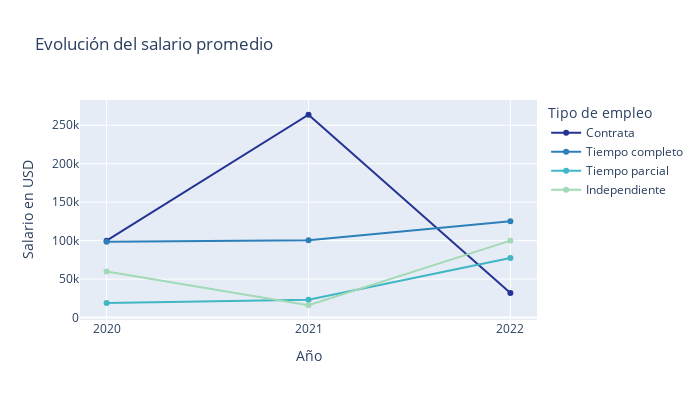

The cell this chart's notebook holds for it:
### Code cell
fig = px.line(data3, x="work_year", y="salary_in_usd",
              labels={'work_year':'Año', 'salary_in_usd': 'Salario en USD','employment_type':'Tipo de empleo'},
              width=700,height=400,
              color='employment_type', markers=True,
              title='Evolución del salario promedio',
              category_orders={ 'employment_type':['CT', 'FT', 'PT','FL']},
               color_discrete_sequence=("#253494","#2c7fb8","#41b6c4","#a1dab4"),
              )
fig.update_xaxes(type='category')

newnames = {'CT':'Contrata','FT': 'Tiempo completo', 'PT':'Tiempo parcial','FL':'Independiente',};
fig.for_each_trace(lambda t: t.update(name = newnames[t.name]))
fig.show()

### Figure 1 — Plotly figure (JSON) as saved in the notebook; plotly's stock layout.template omitted (floating-point values rounded to 4 significant figures)
{"data": [{"hovertemplate": "Tipo de empleo=CT<br>Año=%{x}<br>Salario en USD=%{y}<extra></extra>", "legendgroup": "CT", "line": {"color": "#253494", "dash": "solid"}, "marker": {"symbol": "circle"}, "mode": "lines+markers", "name": "Contrata", "orientation": "v", "showlegend": true, "type": "scatter", "x": [2020, 2021, 2022], "xaxis": "x", "y": [100000, 263700.0, 31875], "yaxis": "y"}, {"hovertemplate": "Tipo de empleo=FT<br>Año=%{x}<br>Salario en USD=%{y}<extra></extra>", "legendgroup": "FT", "line": {"color": "#2c7fb8", "dash": "solid"}, "marker": {"symbol": "circle"}, "mode": "lines+markers", "name": "Tiempo completo", "orientation": "v", "showlegend": true, "type": "scatter", "x": [2020, 2021, 2022], "xaxis": "x", "y": [98540.0, 100500.0, 125200.0], "yaxis": "y"}, {"hovertemplate": "Tipo de empleo=PT<br>Año=%{x}<br>Salario en USD=%{y}<extra></extra>", "legendgroup": "PT", "line": {"color": "#41b6c4", "dash": "solid"}, "marker": {"symbol": "circle"}, "mode": "lines+markers", "name": "Tiempo parcial", "orientation": "v", "showlegend": true, "type": "scatter", "x": [2020, 2021, 2022], "xaxis": "x", "y": [18820.0, 23020.0, 77480.0], "yaxis": "y"}, {"hovertemplate": "Tipo de empleo=FL<br>Año=%{x}<br>Salario en USD=%{y}<extra></extra>", "legendgroup": "FL", "line": {"color": "#a1dab4", "dash": "solid"}, "marker": {"symbol": "circle"}, "mode": "lines+markers", "name": "Independiente", "orientation": "v", "showlegend": true, "type": "scatter", "x": [2020, 2021, 2022], "xaxis": "x", "y": [60000, 16000, 100000], "yaxis": "y"}], "layout": {"height": 400, "legend": {"title": {"text": "Tipo de empleo"}, "tracegroupgap": 0}, "title": {"text": "Evolución del salario promedio"}, "width": 700, "xaxis": {"anchor": "y", "domain": [0, 1], "title": {"text": "Año"}, "type": "category"}, "yaxis": {"anchor": "x", "domain": [0, 1], "title": {"text": "Salario en USD"}}}}
